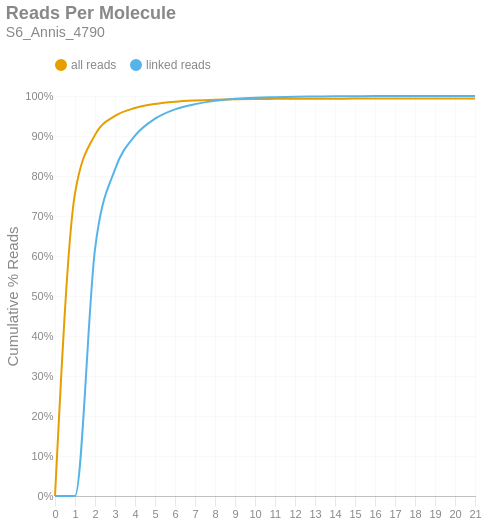

This figure's notebook cell:
### Markdown cell above
### Reads per Molecule
This chart shows the cumulative distribution of the number of reads per linked molecule. That is, how many alignments are associated with a unique molecule. This excludes the number of reads associated with invalid or absent linked-read barcodes. The `linked` histogram is the percentages recalculated when disregarding singletons.

### Code cell
if SKIPLR:
    print_html(f"Skipped")
else:
    counts = np.bincount(valids['reads'].cast(pl.Int64).to_numpy())
    weighted = counts * np.arange(len(counts))
    all_perc = weighted / n_reads
    linked_perc = weighted / n_linked_reads
    linked_perc[1] = 0
    binned_df = pl.DataFrame({
        'readsper': list(range(len(counts))),
        'all reads (cumsum)': np.cumsum(all_perc).tolist(),
        'linked reads (cumsum)': np.cumsum(linked_perc).tolist(),
    })

    with SafeRender(binned_df):
        (
            density_plot(binned_df, 'Reads Per Molecule', samplename, 'readspmol')
            .encode(
                x=alt.X('readsper:O', title=None).axis(labelAngle=0).scale(padding=0),
                y=alt.Y('value:Q', title='Cumulative % Reads').axis(format='%').stack(False),
                color=alt.Color("key:N").scale(domain=["all reads", "linked reads"]),
                tooltip=[
                    alt.Tooltip("key:N", title="Data Type"),
                    alt.Tooltip("readsper:O", title="Reads Per Molecule"),
                    alt.Tooltip("value:Q", format=".2%", title="% Reads (Cum.)")
                ]            
            )
        ).display()

### Figure 1 — Vega-Lite specification as saved in the notebook (floating-point values rounded to 4 significant figures)
{"width": "container", "height": 400, "config": {"title": {"anchor": "start", "dy": -15, "fontSize": 18, "color": "#888888", "subtitleColor": "#888888", "subtitleFontSize": 14}, "arc": {"fill": "#0072B2"}, "axis": {"domainColor": "#888888", "domainWidth": 0.5, "gridWidth": 0.2, "grid": false, "titleFontWeight": 400, "titleFontSize": 15, "labelFontSize": 11, "labelColor": "#888888", "tickColor": "#888888", "tickWidth": 0.2, "titleColor": "#888888"}, "axisBand": {"grid": false}, "axisX": {"grid": true, "tickSize": 10, "domainCap": "round"}, "axisY": {"domain": false, "grid": true, "tickSize": 0, "domainCap": "round"}, "background": "transparent", "header": {"labelFontSize": 15, "labelColor": "#888888", "titleFontSize": 15, "titleFontWeight": 600, "titleColor": "#888888"}, "legend": {"labelFont": "sans-serif", "labelFontSize": 12, "labelColor": "#888888", "symbolSize": 100, "symbolType": "circle", "titleFontSize": 12, "titlePadding": 10, "titleColor": "#888888", "title": null, "orient": "top"}, "range": {"category": ["#E69F00", "#56B4E9", "#009E73", "#F0E442", "#0072B2", "#D55E00", "#CC79A7", "#000000"], "diverging": ["#cfe8f3", "#a2d4ec", "#73bfe2", "#46abdb", "#1696d2", "#12719e"]}, "area": {"fill": "#0072B2", "fillOpacity": 0.7, "line": true, "strokeOpacity": 0.7}, "line": {"color": "#0072B2", "stroke": "#0072B2", "strokeWidth": 2}, "trail": {"color": "#0072B2", "stroke": "#0072B2", "strokeWidth": 0, "size": 1}, "point": {"filled": true, "fillOpacity": 1.0, "size": 95}, "text": {"color": "#888888", "fontSize": 11, "align": "right", "fontWeight": 400, "size": 11}, "bar": {"fill": "#0072B2", "stroke": null}, "view": {"stroke": null, "continuousWidth": 660, "continuousHeight": 400}}, "data": {"name": "data-342aacd1420037a5c7ab2946dd96a9bd"}, "mark": {"type": "line", "interpolate": "monotone", "point": {"opacity": 0, "size": 275}}, "encoding": {"color": {"field": "key", "scale": {"domain": ["all reads", "linked reads"]}, "type": "nominal"}, "tooltip": [{"field": "key", "title": "Data Type", "type": "nominal"}, {"field": "readsper", "title": "Reads Per Molecule", "type": "ordinal"}, {"field": "value", "format": ".2%", "title": "% Reads (Cum.)", "type": "quantitative"}], "x": {"axis": {"labelAngle": 0}, "field": "readsper", "scale": {"padding": 0}, "title": null, "type": "ordinal"}, "y": {"axis": {"format": "%"}, "field": "value", "stack": false, "title": "Cumulative % Reads", "type": "quantitative"}}, "params": [{"name": "param_c36ac31b6afebe62", "select": {"type": "point", "fields": ["key"]}, "bind": "legend"}], "title": {"text": "Reads Per Molecule", "subtitle": "S6_Annis_4790"}, "transform": [{"fold": ["all reads (cumsum)", "linked reads (cumsum)"]}, {"calculate": "replace(datum.key, ' (cumsum)', '')", "as": "key"}, {"filter": {"param": "param_c36ac31b6afebe62"}}], "usermeta": {"embedOptions": {"downloadFileName": "S6_Annis_4790.readspmol"}}, "$schema": "https://vega.github.io/schema/vega-lite/v6.1.0.json", "datasets": {"data-342aacd1420037a5c7ab2946dd96a9bd": [{"readsper": 0, "all reads (cumsum)": 0.0, "linked reads (cumsum)": 0.0}, {"readsper": 1, "all reads (cumsum)": 0.7567, "linked reads (cumsum)": 0.0}, {"readsper": 2, "all reads (cumsum)": 0.9028, "linked reads (cumsum)": 0.6167}, {"readsper": 3, "all reads (cumsum)": 0.9501, "linked reads (cumsum)": 0.8167}, {"readsper": 4, "all reads (cumsum)": 0.9701, "linked reads (cumsum)": 0.9007}, {"readsper": 5, "all reads (cumsum)": 0.9801, "linked reads (cumsum)": 0.9433}, {"readsper": 6, "all reads (cumsum)": 0.9857, "linked reads (cumsum)": 0.9667}, {"readsper": 7, "all reads (cumsum)": 0.9887, "linked reads (cumsum)": 0.9796}, {"readsper": 8, "all reads (cumsum)": 0.9907, "linked reads (cumsum)": 0.9878}, {"readsper": 9, "all reads (cumsum)": 0.9919, "linked reads (cumsum)": 0.9929}, {"readsper": 10, "all reads (cumsum)": 0.9926, "linked reads (cumsum)": 0.9957}, {"readsper": 11, "all reads (cumsum)": 0.9929, "linked reads (cumsum)": 0.9971}, {"readsper": 12, "all reads (cumsum)": 0.9931, "linked reads (cumsum)": 0.9981}, {"readsper": 13, "all reads (cumsum)": 0.9933, "linked reads (cumsum)": 0.9987}, {"readsper": 14, "all reads (cumsum)": 0.9934, "linked reads (cumsum)": 0.9993}, {"readsper": 15, "all reads (cumsum)": 0.9935, "linked reads (cumsum)": 0.9995}, {"readsper": 16, "all reads (cumsum)": 0.9935, "linked reads (cumsum)": 0.9998}, {"readsper": 17, "all reads (cumsum)": 0.9935, "linked reads (cumsum)": 0.9998}, {"readsper": 18, "all reads (cumsum)": 0.9935, "linked reads (cumsum)": 0.9999}, {"readsper": 19, "all reads (cumsum)": 0.9936, "linked reads (cumsum)": 0.9999}, {"readsper": 20, "all reads (cumsum)": 0.9936, "linked reads (cumsum)": 1.0}, {"readsper": 21, "all reads (cumsum)": 0.9936, "linked reads (cumsum)": 1.0}]}}
